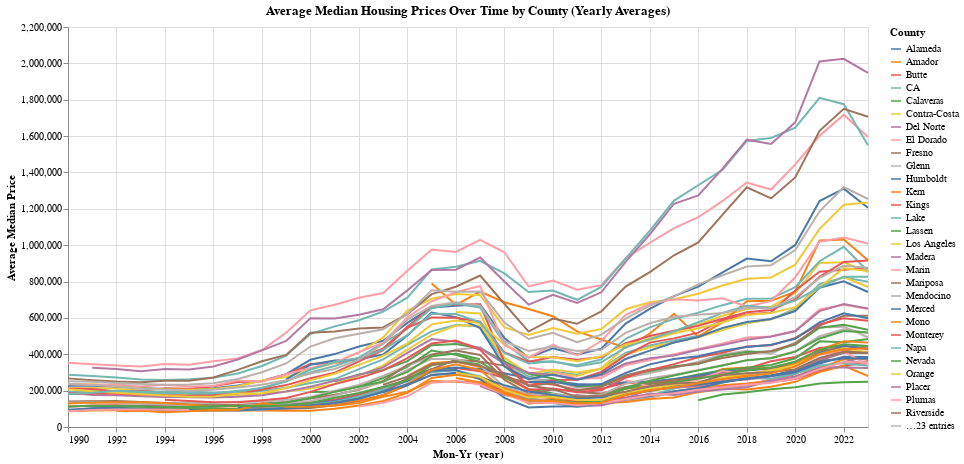

Notebook code for this chart:
### Code cell
resampled_data = House_median.resample('Y', on='Mon-Yr').mean()

# Reset the index to make 'Mon-Yr' accessible as a column
resampled_data.reset_index(inplace=True)

# Melt the resampled data for easier plotting
melted_data = resampled_data.melt(id_vars=['Mon-Yr'], var_name='County', value_name='Average Median Price')

# Create interactive plot
line_plot = alt.Chart(melted_data).mark_line().encode(
    x='year(Mon-Yr):T',
    y='Average Median Price:Q',
    color='County:N',
    tooltip=['year(Mon-Yr):T', 'Average Median Price:Q']
).properties(
    width=800,
    height=400,
    title='Average Median Housing Prices Over Time by County (Yearly Averages)'
)

# Display plot
line_plot

### Figure 1 — Vega-Lite specification as saved in the notebook (floating-point values rounded to 4 significant figures; data arrays with more than 128 entries replaced by an {"elided": "..."} marker saying what was removed)
{"config": {"view": {"continuousWidth": 300, "continuousHeight": 300}}, "data": {"name": "data-3ff829015ab9279a3d58f9d3812cb777"}, "mark": {"type": "line"}, "encoding": {"color": {"field": "County", "type": "nominal"}, "tooltip": [{"field": "Mon-Yr", "timeUnit": "year", "type": "temporal"}, {"field": "Average Median Price", "type": "quantitative"}], "x": {"field": "Mon-Yr", "timeUnit": "year", "type": "temporal"}, "y": {"field": "Average Median Price", "type": "quantitative"}}, "height": 400, "title": "Average Median Housing Prices Over Time by County (Yearly Averages)", "width": 800, "$schema": "https://vega.github.io/schema/vega-lite/v5.8.0.json", "datasets": {"data-3ff829015ab9279a3d58f9d3812cb777": {"elided": "1768 records"}}}
